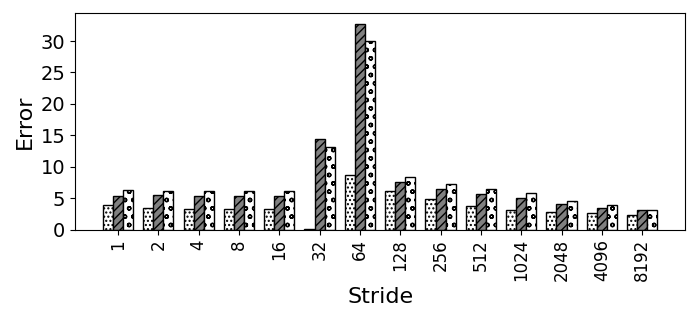

Source code (Python):
import random
import matplotlib
import matplotlib.pyplot as plt
from matplotlib import style

import numpy as np
import matplotlib.patches as mpatches

#plt.rcdefaults()
fig, ax = plt.subplots()

fig.set_size_inches(7, 3.5)


#stride = ['stride-1', 'stride-2', 'stride-4', 'stride-8', 'stride-16', 'stride-32', 'stride-64', 'stride-128', 'stride-256', 'stride-512', 'stride-1024', 'stride-2048', 'stride-4096', 'stride-8192']
stride = ['1', '2', '4', '8', '16', '32', '64', '128', '256', '512', '1024', '2048', '4096', '8192']

bwell=[3.836128146078, 3.4507336024382, 3.27874530155227, 3.28852041442649, 3.27233757444496, 0.136812034908506, 8.64444304081618, 6.10311823461699, 4.7824226128642, 3.74694942319215, 3.14348468694375, 2.84130971666704, 2.61592396873706, 2.28620440030927]
slake=[5.31447386182064, 5.42555865652119, 5.29376439799959, 5.36431503433166, 5.30811210101422, 14.4840800880557, 32.7599643596636, 7.5595061201109, 6.46276684180996, 5.60670899700899, 5.00722277051411, 4.02004828865224, 3.38993157157285, 3.1652164782358]
clake=[6.31880415428888, 6.1933830163195, 6.14739282162403, 6.09222554814344, 6.0732608727865, 13.061354145788, 29.9566873698551, 8.36940968952354, 7.27461041930662, 6.37710212850123, 5.78901718341132, 4.52800082795988, 3.82741208615827, 3.13475301939203]

def average(lst):
    return sum(lst) / len(lst)

print("accurcy")
print("Broadwell showed {:.1f}".format((100-average(bwell)))+"\% accuracy, Sky Lake showed {:.1f}".format((100-average(slake)))+"\% accuracy, and Cascade Lake showed {:.1f}".format((100-average(slake)))+"\% accuracy")



barwidth=.25
# Set position of bar on X axis
r1 = np.arange(len(bwell))
r2 = [x + barwidth for x in r1]
r3 = [x + barwidth for x in r2]


x_pos = np.arange(len(stride))  # the label locations
#ax.barh(x_pos, read, hatch='....', color='white', edgecolor='black')
#rects1 = plt.bar(x, traffic, .8, hatch='....', color='white', edgecolor='black')
plt.bar(r1, bwell, width=barwidth, hatch='....', color='white', edgecolor='black', label='Broadwell')
plt.bar(r2, slake, width=barwidth, hatch='////', color='grey', edgecolor='black', label='Sky Lake')
plt.bar(r3, clake, width=barwidth, hatch='oo', color='white', edgecolor='black', label='Cascade Lake')

#plt.legend(handlelength=3, fontsize=12)

#plt.legend(loc="upper right", fontsize=12)


ax.set_ylabel('Error', fontsize=16)
ax.set_xlabel('Stride', fontsize=16)


#plt.title('', fontsize=18)
#ax.set_xticks(x_pos)

plt.yticks(fontsize=14)
#plt.yticks(np.arange(0, 100, 10), fontsize=14)
#ax.get_yaxis().get_major_formatter().set_scientific(False)

plt.xticks([r + barwidth for r in range(len(bwell))], stride, fontsize=12, rotation=90)

#plt.xticks(rotation=90, fontsize=14)
#ax.set_xticklabels(stride, fontsize=12)

#ax.invert_yaxis()
plt.tight_layout()

plt.show()
fig.savefig('500_non_init_pref.png', dpi=100)

# Example data
